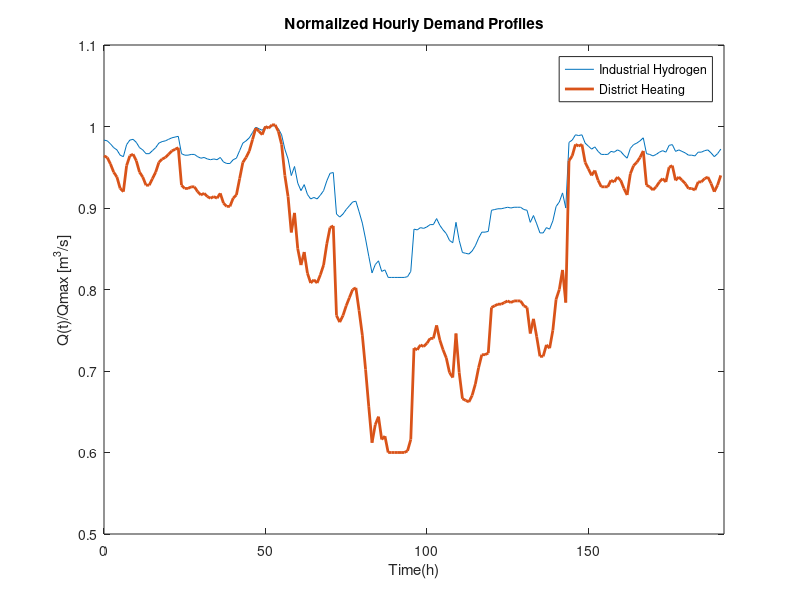

The MATLAB source for this figure:
hours = [0
1
2
3
4
5
6
7
8
9
10
11
12
13
14
15
16
17
18
19
20
21
22
23
24
25
26
27
28
29
30
31
32
33
34
35
36
37
38
39
40
41
42
43
44
45
46
47
48
49
50
51
52
53
54
55
56
57
58
59
60
61
62
63
64
65
66
67
68
69
70
71
72
73
74
75
76
77
78
79
80
81
82
83
84
85
86
87
88
89
90
91
92
93
94
95
96
97
98
99
100
101
102
103
104
105
106
107
108
109
110
111
112
113
114
115
116
117
118
119
120
121
122
123
124
125
126
127
128
129
130
131
132
133
134
135
136
137
138
139
140
141
142
143
144
145
146
147
148
149
150
151
152
153
154
155
156
157
158
159
160
161
162
163
164
165
166
167
168
169
170
171
172
173
174
175
176
177
178
179
180
181
182
183
184
185
186
187
188
189
190
191
];
hydrogen = [0.983333333
0.982407407
0.978703704
0.974074074
0.971296296
0.964814815
0.962962963
0.977777778
0.983333333
0.984259259
0.980555556
0.974074074
0.971296296
0.966666667
0.966666667
0.97037037
0.974074074
0.97962963
0.981481481
0.982407407
0.984259259
0.986111111
0.987037037
0.987962963
0.966666667
0.964814815
0.964814815
0.965740741
0.965740741
0.962962963
0.961111111
0.962037037
0.960185185
0.959259259
0.960185185
0.959259259
0.962037037
0.956481481
0.95462963
0.95462963
0.959259259
0.961111111
0.97037037
0.97962963
0.982407407
0.986111111
0.992592593
0.999074074
0.997222222
0.99537037
1
0.999074074
1.000925926
1.000925926
0.997222222
0.989814815
0.972222222
0.960185185
0.939814815
0.950925926
0.930555556
0.921296296
0.928703704
0.916666667
0.911111111
0.912962963
0.911111111
0.915740741
0.921296296
0.933333333
0.942592593
0.943518519
0.892592593
0.888888889
0.892592593
0.898148148
0.902777778
0.907407407
0.908333333
0.89537037
0.881481481
0.862037037
0.840740741
0.82037037
0.830555556
0.835185185
0.822222222
0.824074074
0.814814815
0.814814815
0.814814815
0.814814815
0.814814815
0.814814815
0.815740741
0.822222222
0.874074074
0.873148148
0.875925926
0.875
0.876851852
0.87962963
0.87962963
0.887037037
0.878703704
0.873148148
0.868518519
0.860185185
0.857407407
0.882407407
0.860185185
0.84537037
0.844444444
0.843518519
0.847222222
0.853703704
0.862962963
0.87037037
0.87037037
0.871296296
0.897222222
0.898148148
0.899074074
0.899074074
0.9
0.900925926
0.9
0.900925926
0.900925926
0.900925926
0.898148148
0.897222222
0.882407407
0.890740741
0.880555556
0.869444444
0.869444444
0.875925926
0.874074074
0.884259259
0.901851852
0.907407407
0.918518519
0.9
0.980555556
0.983333333
0.989814815
0.988888889
0.989814815
0.97962963
0.975925926
0.972222222
0.975
0.969444444
0.965740741
0.965740741
0.965740741
0.969444444
0.968518519
0.971296296
0.969444444
0.964814815
0.961111111
0.973148148
0.977777778
0.97962963
0.982407407
0.986111111
0.966666667
0.965740741
0.963888889
0.965740741
0.968518519
0.97037037
0.968518519
0.976851852
0.977777778
0.969444444
0.971296296
0.969444444
0.967592593
0.964814815
0.964814815
0.963888889
0.968518519
0.968518519
0.97037037
0.971296296
0.967592593
0.962962963
0.966666667
0.972222222
]; 
heat = [0.964
0.962
0.954
0.944
0.938
0.924
0.92
0.952
0.964
0.966
0.958
0.944
0.938
0.928
0.928
0.936
0.944
0.956
0.96
0.962
0.966
0.97
0.972
0.974
0.928
0.924
0.924
0.926
0.926
0.92
0.916
0.918
0.914
0.912
0.914
0.912
0.918
0.906
0.902
0.902
0.912
0.916
0.936
0.956
0.962
0.97
0.984
0.998
0.994
0.99
1
0.998
1.002
1.002
0.994
0.978
0.94
0.914
0.87
0.894
0.85
0.83
0.846
0.82
0.808
0.812
0.808
0.818
0.83
0.856
0.876
0.878
0.768
0.76
0.768
0.78
0.79
0.8
0.802
0.774
0.744
0.702
0.656
0.612
0.634
0.644
0.616
0.62
0.6
0.6
0.6
0.6
0.6
0.6
0.602
0.616
0.728
0.726
0.732
0.73
0.734
0.74
0.74
0.756
0.738
0.726
0.716
0.698
0.692
0.746
0.698
0.666
0.664
0.662
0.67
0.684
0.704
0.72
0.72
0.722
0.778
0.78
0.782
0.782
0.784
0.786
0.784
0.786
0.786
0.786
0.78
0.778
0.746
0.764
0.742
0.718
0.718
0.732
0.728
0.75
0.788
0.8
0.824
0.784
0.958
0.964
0.978
0.976
0.978
0.956
0.948
0.94
0.946
0.934
0.926
0.926
0.926
0.934
0.932
0.938
0.934
0.924
0.916
0.942
0.952
0.956
0.962
0.97
0.928
0.926
0.922
0.926
0.932
0.936
0.932
0.95
0.952
0.934
0.938
0.934
0.93
0.924
0.924
0.922
0.932
0.932
0.936
0.938
0.93
0.92
0.928
0.94
];

figure
plot (hours,hydrogen, hours,heat,'LineWidth',2);
title('Normalized Hourly Demand Profiles')
xlabel('Time(h)')
ylabel('Q(t)/Qmax [m^3/s]')
xlim([0 192])
ylim([0.5 1.1])
legend('Industrial Hydrogen','District Heating')